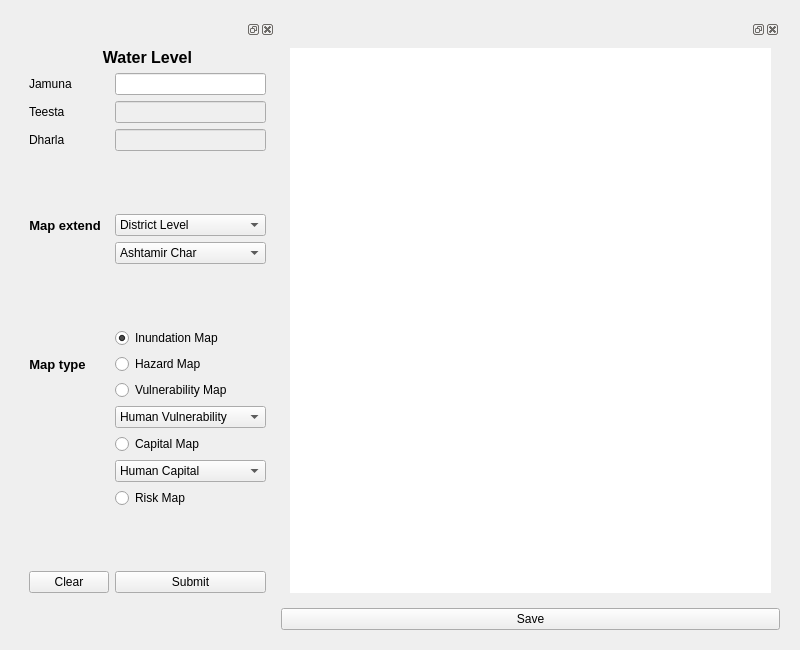
<?xml version="1.0" encoding="UTF-8"?>
<ui version="4.0">
 <class>Form</class>
 <widget class="QWidget" name="Form">
  <property name="geometry">
   <rect>
    <x>0</x>
    <y>0</y>
    <width>800</width>
    <height>650</height>
   </rect>
  </property>
  <property name="sizePolicy">
   <sizepolicy hsizetype="Preferred" vsizetype="Preferred">
    <horstretch>0</horstretch>
    <verstretch>0</verstretch>
   </sizepolicy>
  </property>
  <property name="windowTitle">
   <string>Form</string>
  </property>
  <layout class="QGridLayout" name="gridLayout_2">
   <item row="0" column="0">
    <widget class="QWidget" name="widget" native="true">
     <property name="minimumSize">
      <size>
       <width>0</width>
       <height>500</height>
      </size>
     </property>
     <layout class="QFormLayout" name="formLayout_2">
      <item row="0" column="0">
       <widget class="QDockWidget" name="InputDock">
        <widget class="QWidget" name="dockWidgetContents_2">
         <layout class="QFormLayout" name="formLayout">
          <item row="1" column="0" colspan="2">
           <widget class="QLabel" name="label">
            <property name="font">
             <font>
              <pointsize>12</pointsize>
              <weight>75</weight>
              <bold>true</bold>
             </font>
            </property>
            <property name="layoutDirection">
             <enum>Qt::LeftToRight</enum>
            </property>
            <property name="text">
             <string>Water Level</string>
            </property>
            <property name="alignment">
             <set>Qt::AlignCenter</set>
            </property>
           </widget>
          </item>
          <item row="2" column="0">
           <widget class="QLabel" name="LatLabel">
            <property name="text">
             <string>Jamuna </string>
            </property>
           </widget>
          </item>
          <item row="2" column="1">
           <widget class="QLineEdit" name="JamunaLineEdit"/>
          </item>
          <item row="3" column="0">
           <widget class="QLabel" name="LongLabel">
            <property name="text">
             <string>Teesta</string>
            </property>
           </widget>
          </item>
          <item row="3" column="1">
           <widget class="QLineEdit" name="TeestaLineEdit">
            <property name="enabled">
             <bool>false</bool>
            </property>
           </widget>
          </item>
          <item row="4" column="0">
           <widget class="QLabel" name="WSLabel">
            <property name="text">
             <string>Dharla</string>
            </property>
           </widget>
          </item>
          <item row="4" column="1">
           <widget class="QLineEdit" name="DharlaLineEdit">
            <property name="enabled">
             <bool>false</bool>
            </property>
           </widget>
          </item>
          <item row="6" column="1">
           <spacer name="verticalSpacer_2">
            <property name="orientation">
             <enum>Qt::Vertical</enum>
            </property>
            <property name="sizeHint" stdset="0">
             <size>
              <width>20</width>
              <height>40</height>
             </size>
            </property>
           </spacer>
          </item>
          <item row="9" column="0">
           <widget class="QLabel" name="label_2">
            <property name="font">
             <font>
              <pointsize>10</pointsize>
              <weight>75</weight>
              <bold>true</bold>
             </font>
            </property>
            <property name="text">
             <string>Map extend</string>
            </property>
            <property name="alignment">
             <set>Qt::AlignCenter</set>
            </property>
           </widget>
          </item>
          <item row="9" column="1">
           <widget class="QComboBox" name="MapExtendCombo">
            <property name="enabled">
             <bool>true</bool>
            </property>
            <property name="sizePolicy">
             <sizepolicy hsizetype="Preferred" vsizetype="Fixed">
              <horstretch>0</horstretch>
              <verstretch>0</verstretch>
             </sizepolicy>
            </property>
            <property name="minimumSize">
             <size>
              <width>0</width>
              <height>0</height>
             </size>
            </property>
            <property name="frame">
             <bool>true</bool>
            </property>
            <item>
             <property name="text">
              <string>District Level</string>
             </property>
            </item>
            <item>
             <property name="text">
              <string>Union Level</string>
             </property>
            </item>
           </widget>
          </item>
          <item row="10" column="1">
           <widget class="QComboBox" name="UnionCombo">
            <property name="enabled">
             <bool>true</bool>
            </property>
            <item>
             <property name="text">
              <string>Ashtamir Char</string>
             </property>
            </item>
            <item>
             <property name="text">
              <string>Patharsi</string>
             </property>
            </item>
           </widget>
          </item>
          <item row="11" column="1">
           <spacer name="verticalSpacer_3">
            <property name="orientation">
             <enum>Qt::Vertical</enum>
            </property>
            <property name="sizeHint" stdset="0">
             <size>
              <width>20</width>
              <height>40</height>
             </size>
            </property>
           </spacer>
          </item>
          <item row="14" column="1">
           <widget class="QRadioButton" name="InundatatiinRB">
            <property name="text">
             <string>Inundation Map</string>
            </property>
            <property name="checked">
             <bool>true</bool>
            </property>
           </widget>
          </item>
          <item row="15" column="0">
           <widget class="QLabel" name="label_3">
            <property name="font">
             <font>
              <pointsize>10</pointsize>
              <weight>75</weight>
              <bold>true</bold>
             </font>
            </property>
            <property name="text">
             <string>Map type</string>
            </property>
            <property name="alignment">
             <set>Qt::AlignCenter</set>
            </property>
           </widget>
          </item>
          <item row="15" column="1">
           <widget class="QRadioButton" name="HazardRB">
            <property name="text">
             <string>Hazard Map</string>
            </property>
           </widget>
          </item>
          <item row="25" column="1">
           <spacer name="verticalSpacer">
            <property name="orientation">
             <enum>Qt::Vertical</enum>
            </property>
            <property name="sizeHint" stdset="0">
             <size>
              <width>20</width>
              <height>40</height>
             </size>
            </property>
           </spacer>
          </item>
          <item row="26" column="0">
           <widget class="QPushButton" name="ClearPButton">
            <property name="text">
             <string>Clear</string>
            </property>
           </widget>
          </item>
          <item row="26" column="1">
           <widget class="QPushButton" name="SubmitPButton">
            <property name="text">
             <string>Submit</string>
            </property>
           </widget>
          </item>
          <item row="16" column="1">
           <widget class="QRadioButton" name="VulnerabilityRB">
            <property name="text">
             <string>Vulnerability Map</string>
            </property>
           </widget>
          </item>
          <item row="17" column="1">
           <widget class="QComboBox" name="VulCombo">
            <property name="enabled">
             <bool>true</bool>
            </property>
            <item>
             <property name="text">
              <string>Human Vulnerability</string>
             </property>
            </item>
            <item>
             <property name="text">
              <string>Social Vulnerability</string>
             </property>
            </item>
            <item>
             <property name="text">
              <string>Physical Vulnerability</string>
             </property>
            </item>
            <item>
             <property name="text">
              <string>Natural Vulnerability</string>
             </property>
            </item>
            <item>
             <property name="text">
              <string>Financial Vulnerability</string>
             </property>
            </item>
            <item>
             <property name="text">
              <string>Combine Vulnerability</string>
             </property>
            </item>
           </widget>
          </item>
          <item row="18" column="1">
           <widget class="QRadioButton" name="CapitalRB">
            <property name="text">
             <string>Capital Map</string>
            </property>
           </widget>
          </item>
          <item row="19" column="1">
           <widget class="QComboBox" name="CapCombo">
            <property name="enabled">
             <bool>true</bool>
            </property>
            <item>
             <property name="text">
              <string>Human Capital</string>
             </property>
            </item>
            <item>
             <property name="text">
              <string>Social Capital</string>
             </property>
            </item>
            <item>
             <property name="text">
              <string>Physical Capital</string>
             </property>
            </item>
            <item>
             <property name="text">
              <string>Natural Capital</string>
             </property>
            </item>
            <item>
             <property name="text">
              <string>Financial Capital</string>
             </property>
            </item>
            <item>
             <property name="text">
              <string>Combine Capital</string>
             </property>
            </item>
           </widget>
          </item>
          <item row="20" column="1">
           <widget class="QRadioButton" name="RiskRB">
            <property name="enabled">
             <bool>true</bool>
            </property>
            <property name="text">
             <string>Risk Map</string>
            </property>
           </widget>
          </item>
         </layout>
        </widget>
       </widget>
      </item>
      <item row="0" column="1">
       <widget class="QDockWidget" name="ImageDock">
        <property name="enabled">
         <bool>true</bool>
        </property>
        <property name="sizePolicy">
         <sizepolicy hsizetype="Ignored" vsizetype="Ignored">
          <horstretch>0</horstretch>
          <verstretch>0</verstretch>
         </sizepolicy>
        </property>
        <property name="minimumSize">
         <size>
          <width>80</width>
          <height>500</height>
         </size>
        </property>
        <widget class="QWidget" name="dockWidgetContents">
         <layout class="QHBoxLayout" name="horizontalLayout">
          <item>
           <widget class="QLabel" name="ImView">
            <property name="sizePolicy">
             <sizepolicy hsizetype="Ignored" vsizetype="Ignored">
              <horstretch>0</horstretch>
              <verstretch>0</verstretch>
             </sizepolicy>
            </property>
            <property name="autoFillBackground">
             <bool>false</bool>
            </property>
            <property name="styleSheet">
             <string notr="true">Background : rgb(255, 255, 255)</string>
            </property>
            <property name="text">
             <string/>
            </property>
           </widget>
          </item>
         </layout>
        </widget>
       </widget>
      </item>
      <item row="1" column="1">
       <widget class="QPushButton" name="savePB">
        <property name="text">
         <string>Save</string>
        </property>
       </widget>
      </item>
     </layout>
    </widget>
   </item>
  </layout>
 </widget>
 <resources/>
 <connections/>
</ui>
